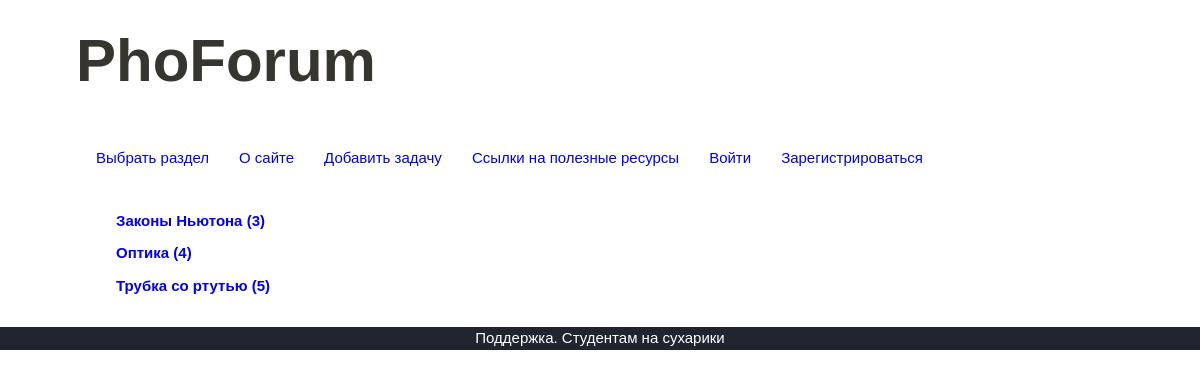
The page / on the database its author committed.
### mainapp/models.py (models this page shows)
class Category(models.Model):
    name = models.CharField(max_length=100, db_index=True, verbose_name="Название раздела")
    slug = models.SlugField(unique=True, db_index=True)
    def __str__(self):
        return str(self.name)
    @property
    def get_absolute_url(self):
        return reverse('category', kwargs={'category_slug': self.slug})
    @property
    def get_num_task_by_cat(self):
        return len(Task.objects.filter(category_id=self.id))
    class Meta:
        verbose_name_plural = "Categories"
        ordering = ['name']

### mainapp/views.py (the view)
# urls.py: path('', index, name='home'),
def index(request):
    categories = Category.objects.all()
    context = {
        'title': 'PhoForum',
        'categories': categories
    }
    return render(request, 'mainapp/homepage.html', context=context)

### mainapp/templates/mainapp/homepage.html
{% extends 'mainapp/base.html' %}
{% block content %}
<ul class="list-categories">
{% for category in categories %}
    <li class="point-category"><a href="{{ category.get_absolute_url  }}"><span id="name">{{ category }}</span> ({{ category.get_num_task_by_cat }})</a></li>
{%endfor%}
</ul>
{% endblock content %}

### mainapp/static/mainapp/css/styles.css (style rules this page uses)
* { padding: 0; margin: 0; border: 0; }
*,*:before,*:after { -moz-box-sizing: border-box; -webkit-box-sizing: border-box; box-sizing: border-box; }
html,body { height: 100%; width: 100%; font-size: 100%; line-height: 1; font-size: 15px; -ms-text-size-adjust: 100%; -moz-text-size-adjust: 100%; -webkit-text-size-adjust: 100%; }
a, a:visited { text-decoration: none; }
ul li { list-style: none; }
body { font-family: sans-serif; color: rgb(55, 53, 47); font-size: 15px; line-height: 1.5; }
a { text-decoration: none; display: inline-block; }
.list-categories { width: 200px; }
.list-categories li { margin: 10px 0; font-weight: 700; }

### rows shown on the page
Category: name "Законы Ньютона", get_num_task_by_cat "3"
Category: name "Оптика", get_num_task_by_cat "4"
Category: name "Трубка со ртутью", get_num_task_by_cat "5"
